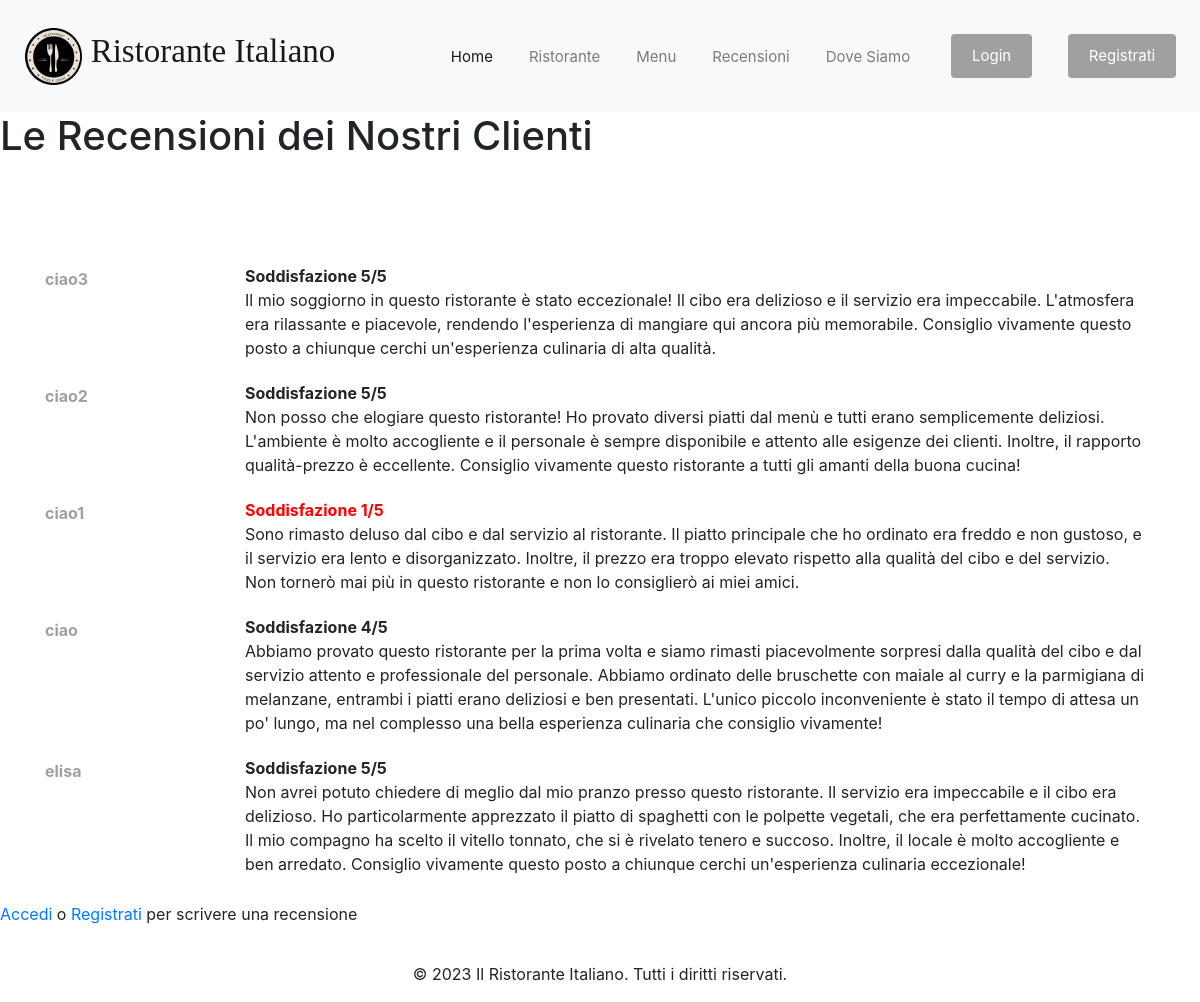
The app's page /reviews with its own data.
### ristorante/models.py (models this page shows, shortened)
class Review(db.Model):
    id = db.Column(db.Integer, primary_key=True)
    stars = db.Column(db.Integer, nullable=False)
    text = db.Column(db.Text, nullable=False)
    date_posted = db.Column(db.DateTime, nullable=False, default=datetime.utcnow)
    user_id = db.Column(db.Integer, db.ForeignKey('user.id'), nullable=False)

class User(db.Model, UserMixin):
    id = db.Column(db.Integer, primary_key=True)
    username = db.Column(db.String(20), unique=True, nullable=False)
    email = db.Column(db.String(120), unique=True, nullable=False)
    password = db.Column(db.String(60), nullable=False)
    reviews = db.relationship('Review', backref='user', lazy=True)

### ristorante/routes.py (the view)
@app.route('/reviews')
def reviews():
    reviews = Review.query.join(User).order_by(Review.date_posted.desc()).all()
    return render_template('reviews.html', reviews=reviews)

### ristorante/templates/reviews.html (shortened to what this page needs)
{% extends "layout.html" %}
{% block content %}
<main>
  <h1>Le Recensioni dei Nostri Clienti</h1>
  <div class="container" id="containerRE">
    <div class="row">
      <div class="col-2"></div>
      <div class="col">
      </div>
    </div>
    {% for review in reviews %}
    <div class="row" style="margin-top:-40px;">
      <div class="col-2" style="padding-top:32px;">
        <div class="review-user" style="margin-top:6px;">{{ review.user.username }}</div>
      </div>
      <div class="col">
        <div class="review-body">
          <div class="review-header">
            <span class="soddisfazione" style="font-weight: bold;">Soddisfazione {{ review.stars }}/5</span>
           </div>
          <p>{{ review.text }}</p>
        </div>
      </div>
    </div>
    {% endfor %}
  </div>
  {% if current_user.is_authenticated %}
  <h2 style="text-align:left;">Scrivi la tua recensione</h2>
  <form action="{{ url_for('submit_review') }}" method="post">
    <div class="form-group">
      <label for="stars">Soddisfazione (1-5):</label>
      <input type="number" name="stars" min="1" max="5" class="form-control" required>
    </div>
    <div class="form-group">
      <label for="text">Recensione:</label>
      <textarea name="text" rows="4" cols="50" class="form-control" required></textarea>
    </div>
    <button type="submit"  class="btn btn-lg" style ="background-color: #A0A0A0; color:white !important;">Invia</button>
  </form>
  {% else %}
  <p><a href="{{ url_for('login') }}">Accedi</a> o <a href="{{ url_for('register') }}">Registrati</a> per scrivere una recensione</p>
  {% endif %}
</main>
{% endblock %}

### ristorante/templates/layout.html (shortened to what this page needs)
<!DOCTYPE html>
<html>
<head>
    <link rel="stylesheet" type="text/css" href="{{ url_for('static', filename='style.css') }}">
    <link rel="stylesheet" href="https://cdnjs.cloudflare.com/ajax/libs/font-awesome/5.15.3/css/all.min.css">
</head>
<body>
{% block navbar %}
<header class="site-header">
  <nav class="navbar navbar-expand-lg navbar-light bg-light">
    <a class="navbar-brand" href="{{ url_for('home') }}">
        <div class="logo">
          <img src="{{ url_for('static', filename='images/logo.png') }}" alt="Logo" width="60px" height="auto" style="vertical-align:middle;padding-right:3px;">
          <span>Ristorante Italiano</span>
        </div>
    </a>
    <div class="collapse navbar-collapse" id="navbarSupportedContent">
      <ul class="navbar-nav ml-auto">
        <li class="nav-item active">
          <a class="nav-link" href="{{ url_for('home') }}">Home <span class="sr-only">(current)</span></a>
        </li>
        <li class="nav-item">
          <a class="nav-link" href="#container1">Ristorante</a>
        </li>
        <li class="nav-item">
          <a class="nav-link" href="#container2">Menu</a>
        </li>
        <li class="nav-item">
          <a class="nav-link" href="#container4">Recensioni</a>
        </li>
        <li class="nav-item">
          <a class="nav-link" href="#container5">Dove Siamo</a>
        </li>
      {% if current_user.is_authenticated %}
          <li class="nav-item" style="padding-top: 10px; font-size:15px;">
            <a class="nav-link" href="#">{{ current_user.username }}</a>
          </li>
          <li class="nav-item">
            <a class="nav-link" href="{{ url_for('logout') }}"><button class="nav-link-btn" style="margin-left:5px;">Logout</button></a>
          </li>
      {% else %}
          <li class="nav-item">
            <a class="nav-link" href="{{ url_for('login') }}"> <button class="nav-link-btn" style="margin-left:5px;">Login</button></a>
          </li>
          <li class="nav-item">
            <a class="nav-link" href="{{ url_for('register') }}"><button class="nav-link-btn">Registrati</button></a>
          </li>
        </ul>
      {% endif %}
    </div>
  </nav>
</header>
{% endblock %}
<div class="content">
{% block content %}{% endblock %}
</div>
<footer>
    {% block footer %}
        <p style="text-align:center; padding-top:20px;">&copy; 2023 Il Ristorante Italiano. Tutti i diritti riservati.</p>
    {% endblock %}
</footer>
<link rel="stylesheet" href="https://maxcdn.bootstrapcdn.com/bootstrap/4.0.0/css/bootstrap.min.css">
</body>
</html>

### ristorante/static/style.css (style rules this page uses)
body { background-color: #FDFCFA; font-family: Arial, sans-serif; font-size: 16px; line-height: 1.5; margin: 0 auto; }
.logo { float:left; margin: 14px; margin-left: 9px; }
.logo span { font-family: 'Times New Roman', Times, serif; font-size: 33px; }
.navbar-nav { font-size: 15px; }
.navbar-nav li { margin-right: 20px; }
.navbar-nav li:not(:last-child):not(:nth-last-child(2)), .navbar-nav li:not(:last-child):not(:nth-last-child(2)) > * { padding-top: 10px; }
.navbar-nav li:last-child { margin-right: 0; }
.nav-link-btn { display: inline-block; padding: 0.7rem 1.3rem; border: none; background-color: #A0A0A0; color: #fff; cursor: pointer; text-decoration: none; border-radius: 0.25rem; }
.container { width: 50%; padding-top:80px; background-color: white; }
.col { margin: 10px; }
.review-user { font-weight: bold; color: #A0A0A0; margin-right: 10px; }
.review-header { padding-top:10px; margin-top:15px; font-weight: bold; }
.soddisfazione.soddisfazione-rossa { color: red; font-weight: bold; }

### records on screen
Review: user.username "ciao3", stars "5", text "Il mio soggiorno in questo ristorante è stato eccezionale! Il cibo era delizioso e il servizio era impeccabile. L'atmosfera era rilassante e piacevole, rendendo l'esperienza di mangiare qui ancora più memorabile. Consiglio vivamente questo posto a chiunque cerchi un'esperienza culinaria di alta qualità."
Review: user.username "ciao2", stars "5", text "Non posso che elogiare questo ristorante! Ho provato diversi piatti dal menù e tutti erano semplicemente deliziosi. L'ambiente è molto accogliente e il personale è sempre disponibile e attento alle esigenze dei clienti. Inoltre, il rapporto qualità-prezzo è eccellente. Consiglio vivamente questo ristorante a tutti gli amanti della buona cucina!"
Review: user.username "ciao1", stars "1", text "Sono rimasto deluso dal cibo e dal servizio al ristorante. Il piatto principale che ho ordinato era freddo e non gustoso, e il servizio era lento e disorganizzato. Inoltre, il prezzo era troppo elevato rispetto alla qualità del cibo e del servizio. Non tornerò mai più in questo ristorante e non lo consiglierò ai miei amici."
Review: user.username "ciao", stars "4", text "Abbiamo provato questo ristorante per la prima volta e siamo rimasti piacevolmente sorpresi dalla qualità del cibo e dal servizio attento e professionale del personale. Abbiamo ordinato delle bruschette con maiale al curry e la parmigiana di melanzane, entrambi i piatti erano deliziosi e ben presentati. L'unico piccolo inconveniente è stato il tempo di attesa un po' lungo, ma nel complesso una bella esperienza culinaria che consiglio vivamente!"
Review: user.username "elisa", stars "5", text "Non avrei potuto chiedere di meglio dal mio pranzo presso questo ristorante. Il servizio era impeccabile e il cibo era delizioso. Ho particolarmente apprezzato il piatto di spaghetti con le polpette vegetali, che era perfettamente cucinato. Il mio compagno ha scelto il vitello tonnato, che si è rivelato tenero e succoso. Inoltre, il locale è molto accogliente e ben arredato. Consiglio vivamente questo posto a chiunque cerchi un'esperienza culinaria eccezionale!"
